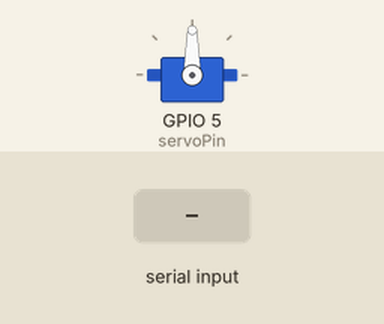
Simulated run of this sketch. Board: ESP32. Parts: servo. The inputs (shaded band) are chosen by the test bench.

Above: at 1.2 s.
1.3 s: "30,150\n" received over Serial
At 3.3 s:
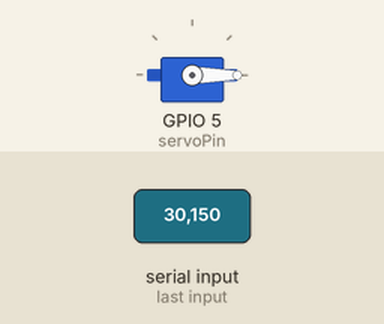
3.8 s: "90,45\n" received over Serial
At 4.6 s:
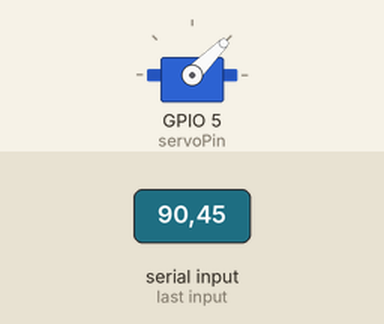
6.3 s: "200\n" received over Serial
At 7.1 s:
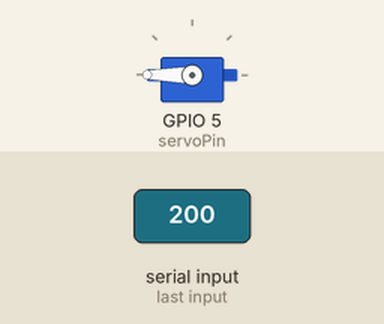
Timing chart, 0 to 9.3 s (numbered marks = the images above; inputs shaded):
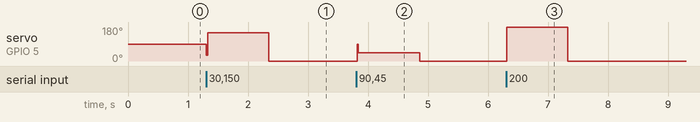

The sketch:

ServoMotor.ino
```cpp
#include <ESP32Servo.h> //library: ESP32Servo by Kevin Harrington, John K. Bennett

Servo myServo;
int servoPin = 5;
int angle;

void setup() {
  myServo.attach(servoPin);
  Serial.begin(115200);
}

void loop() {
  if(Serial.available()) {
    angle = Serial.parseInt();
    myServo.write(angle);
  }
  delay(20);
}
```

Measured:
- after the input at 1.3 s, servo on GPIO 5 (servoPin): 90° → 150° at once, → 0° 1.0 s later
- after the input at 3.8 s, servo on GPIO 5 (servoPin): 0° → 45° at once, → 0° 1.0 s later
- after the input at 6.3 s, servo on GPIO 5 (servoPin): 0° → 180° at once, → 0° 1.0 s later
